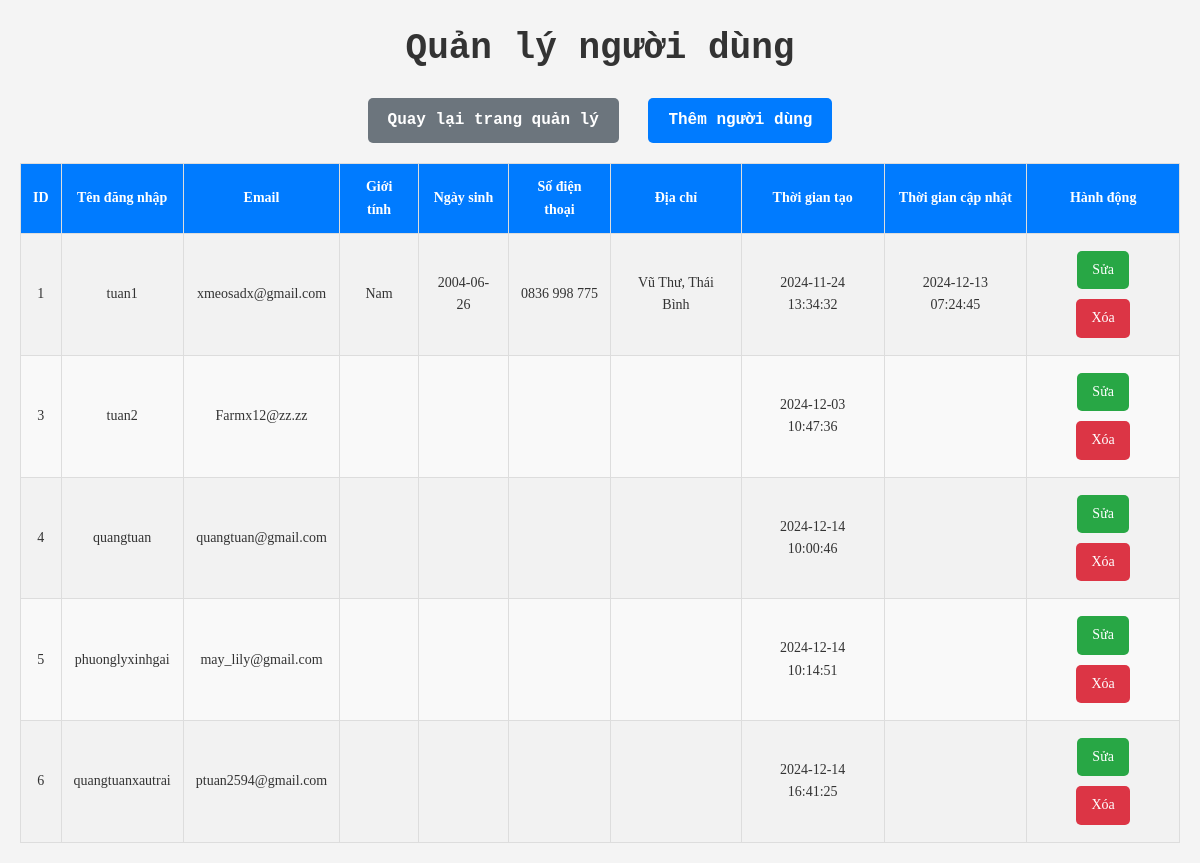
/admin/manage_users.php (signed in), run on an earlier commit of the app's database.
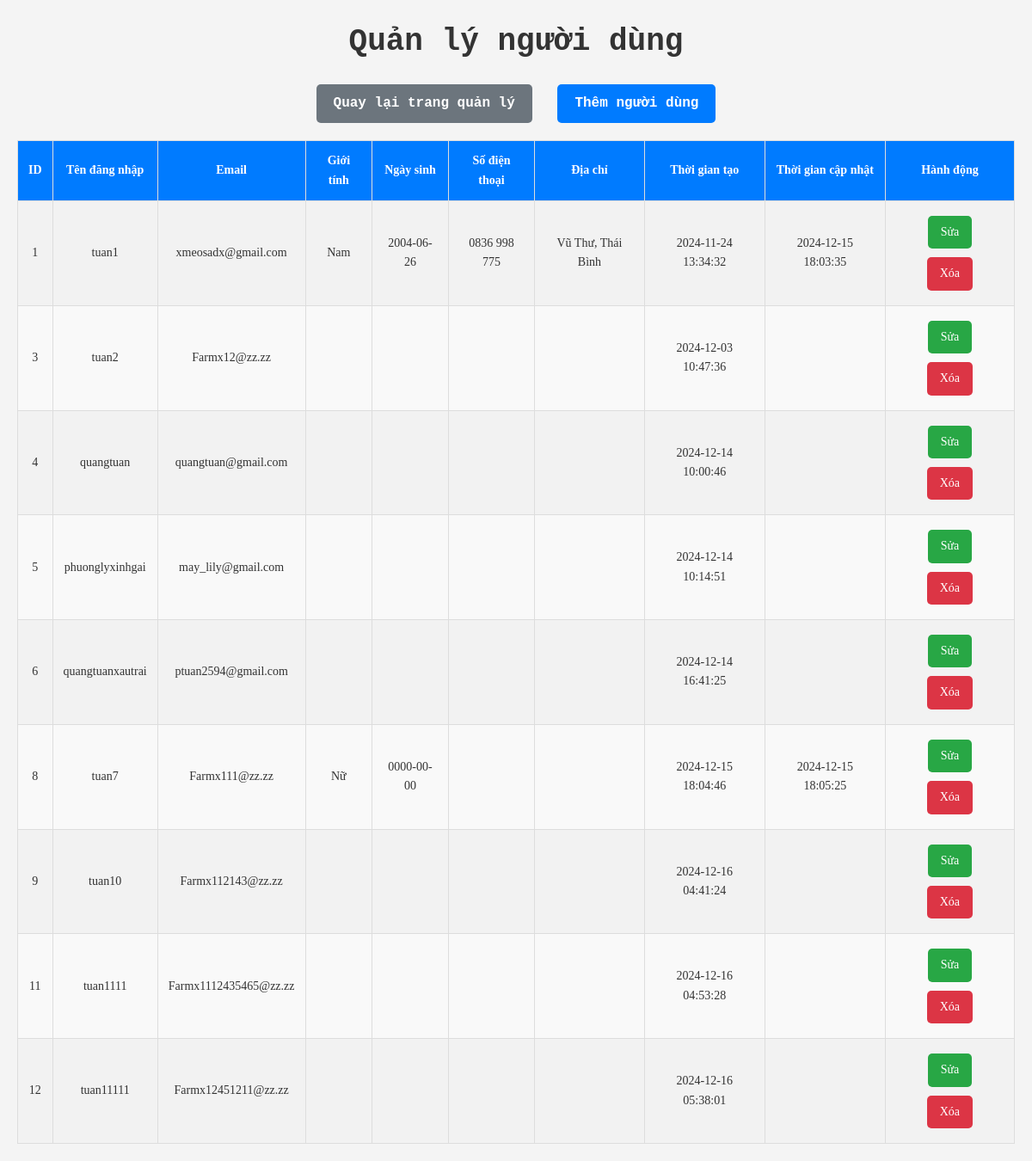
And on a later commit of the database.
### tables this page shows
CREATE TABLE `users` (
  `id` int(11) NOT NULL,
  `fullname` varchar(200) NOT NULL,
  `username` varchar(50) NOT NULL,
  `email` varchar(100) NOT NULL,
  `password` varchar(255) NOT NULL,
  `gender` varchar(10) NOT NULL,
  `role` enum('admin','user') DEFAULT 'user',
  `created_at` timestamp NOT NULL DEFAULT current_timestamp()
);

### admin/manage_users.php (the view, shortened to what this page needs)
<?php
require '../db.php';
$stmt = $pdo->prepare(
    "SELECT
        users.id AS user_id,
        users.username,
        users.email,
        users.created_at,
        user_profiles.gender,
        user_profiles.birthdate,
        user_profiles.phone,
        user_profiles.address,
        (
            SELECT MAX(GREATEST(users.created_at, user_profiles.updated_at))
            FROM user_profiles
            WHERE user_profiles.user_id = users.id
        ) AS updated_at
     FROM
        users
     LEFT JOIN
        user_profiles
     ON
        users.id = user_profiles.user_id
     WHERE
        users.role = 'user'
     GROUP BY
        users.id"
);
$stmt->execute();
$users = $stmt->fetchAll(PDO::FETCH_ASSOC);
?>
<!DOCTYPE html>
<html lang="vi">
<head>
    <link rel="stylesheet" href="./css/manage_users.css">
</head>
<body>
    <h1>Quản lý người dùng</h1>
    <div class="func-admin">
        <a href="dashboard.php">Quay lại trang quản lý</a>
        <a href="add_user.php">Thêm người dùng</a>
    </div>
    <table border="1">
        <tr>
            <th>ID</th>
            <th>Tên đăng nhập</th>
            <th>Email</th>
            <th>Giới tính</th>
            <th>Ngày sinh</th>
            <th>Số điện thoại</th>
            <th>Địa chỉ</th>
            <th>Thời gian tạo</th>
            <th>Thời gian cập nhật</th>
            <th>Hành động</th>
        </tr>
        <?php foreach ($users as $user): ?>
            <tr>
                <td><?php echo htmlspecialchars($user['user_id']); ?></td>
                <td><?php echo htmlspecialchars($user['username']); ?></td>
                <td><?php echo htmlspecialchars($user['email']); ?></td>
                <td><?php echo htmlspecialchars($user['gender']); ?></td>
                <td><?php echo htmlspecialchars($user['birthdate']); ?></td>
                <td><?php echo htmlspecialchars($user['phone']); ?></td>
                <td><?php echo htmlspecialchars($user['address']); ?></td>
                <td><?php echo htmlspecialchars($user['created_at']); ?></td>
                <td><?php echo htmlspecialchars($user['updated_at']); ?></td>
                <td>
                    <a href="edit_user.php?id=<?php echo $user['user_id']; ?>" class="btn-edit">Sửa</a>
                    <a href="delete_user.php?delete_user_id=<?php echo $user['user_id']; ?>" class="btn-delete"
                        onclick="return confirm('Bạn có chắc chắn muốn xóa người dùng này?');">Xóa</a>
                </td>
            </tr>
        <?php endforeach; ?>
    </table>
</body>
</html>

### admin/css/manage_users.css (style rules this page uses)
* { margin: 0; padding: 0; box-sizing: border-box; }
body { font-family: monospace, sans-serif; background-color: #f4f4f4; color: #333; padding: 20px; line-height: 1.6; }
h1 { font-size: 36px; margin-bottom: 20px; text-align: center; color: #333; }
.func-admin { text-align: center; margin-bottom: 20px; }
.func-admin a { display: inline-block; padding: 10px 20px; margin: 0 10px; text-decoration: none; font-size: 16px; font-weight: bold; border-radius: 5px; transition: background-color 0.3s ease; }
.func-admin a:first-child { background-color: #6c757d; color: white; }
.func-admin a:last-child { background-color: #007bff; color: white; }
a { text-decoration: none; color: #007bff; font-size: 16px; }
a.btn-edit, a.btn-delete { padding: 8px 15px; margin: 5px; text-align: center; font-size: 14px; color: white; border-radius: 5px; display: inline-block; text-decoration: none; }
a.btn-edit { background-color: #28a745; }
a.btn-delete { background-color: #dc3545; }
table { width: 100%; border-collapse: collapse; margin-top: 20px; font-size: 14px; text-align: left; }
th, td { padding: 12px; border: 1px solid #ddd; text-align: center; font-family: cursive; }
th { background-color: #007bff; color: white; font-weight: bold; }
td { background-color: #f9f9f9; }
tr:nth-child(even) td { background-color: #f2f2f2; }

What changed in the data, as far as the page shows it:
computed for users "tuan1": updated_at "2024-12-13 07:24:45" → "2024-12-15 18:03:35"
added users: id "8", username "tuan7", email "Farmx111@zz.zz", gender "Nữ", birthdate "0000-00-00", created_at "2024-12-15 18:04:46", updated_at "2024-12-15 18:05:25"
added users: id "9", username "tuan10", email "Farmx112143@zz.zz", created_at "2024-12-16 04:41:24"
added users: id "11", username "tuan1111", email "Farmx1112435465@zz.zz", created_at "2024-12-16 04:53:28"
added users: id "12", username "tuan11111", email "Farmx12451211@zz.zz", created_at "2024-12-16 05:38:01"
